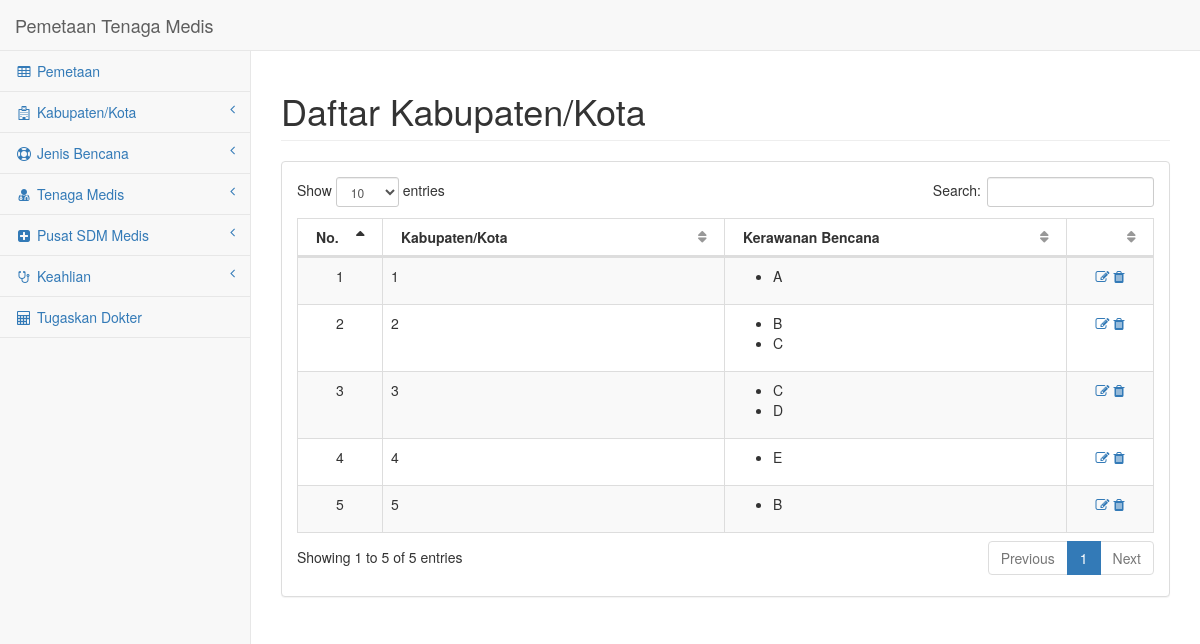
/index.php/main/daftar_kab_kota, run on an earlier commit of the app's database.
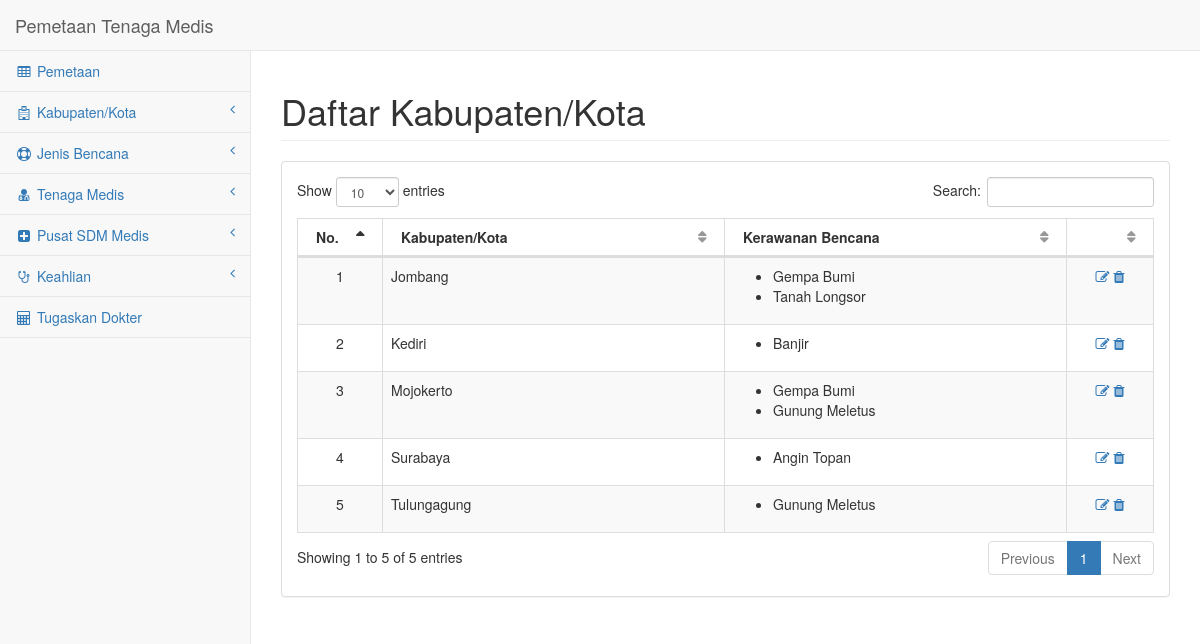
And on a later commit of the database.
### tables this page shows
CREATE TABLE IF NOT EXISTS `kab_kota` (
  `id_kota` int(10) NOT NULL,
  `nama_kota` varchar(20) NOT NULL
);

CREATE TABLE IF NOT EXISTS `bencana` (
  `id_bencana` int(10) NOT NULL,
  `nama_bencana` varchar(20) NOT NULL
);

### application/controllers/Main.php (called while the page is built, shortened)
<?php
class Main extends CI_Controller
{
	public function daftar_kab_kota()
	{
		$this->load->model('kab_kota_model');
		$data['kab_kota'] = $this->kab_kota_model->get();
		$this->load->view('master/header');
		$this->load->view('kab_kota/daftar', $data);
		$this->load->view('master/footer');
	}
}

### index.php (called while the page is built, shortened)
<?php
require_once BASEPATH.'core/CodeIgniter.php';

### application/models/Kab_kota_model.php (called while the page is built, shortened)
<?php
class Kab_kota_model extends CI_Model
{
	public function get()
	{
		$this->db->select('kab_kota.id_kota, kab_kota.nama_kota, bencana.nama_bencana');
		$this->db->from('kab_kota, bencana, rawan_akan');
		$this->db->where('kab_kota.id_kota = rawan_akan.id_kota and bencana.id_bencana = rawan_akan.id_bencana');
		$this->db->order_by('kab_kota.nama_kota, bencana.nama_bencana', 'asc');
		$query = $this->db->get();
		return $query;
	}
}

### application/views/kab_kota/daftar.php (the view)
<div id="page-wrapper">
    <div class="row">
        <div class="col-lg-12">
            <h1 class="page-header">Daftar Kabupaten/Kota</h1>
        </div>
    </div>
    <div class="row">
        <div class="col-lg-12">
            <div class="panel panel-default">
                <div class="panel-body">
                    <div class="dataTable_wrapper">
                        <table class="table table-striped table-bordered table-hover" id="dataTables-example">
                            <thead>
                                <tr>
                                    <th class="col-sm-1">No.</th>
                                    <th class="col-sm-4">Kabupaten/Kota</th>
                                    <th class="col-sm-4">Kerawanan Bencana</th>
                                    <th class="col-sm-1"></th>
                                </tr>
                            </thead>
                            <tbody>
                            <?php
                                $i = 0; $j = 1;
                                $n = $kab_kota->num_rows();
                                while($i < $n)
                                {
                                    $row = $kab_kota->row($i);
                                    echo '<tr>';
                                        echo '<td class="text-center">'.$j.'</td>';
                                        echo '<td>'.$row->nama_kota.'</td>';
                                        echo '<td><ul>';
                                            $id = $row->id_kota;
                                            while($id == $row->id_kota && $i < $n)
                                            {
                                                echo '<li>'.$row->nama_bencana.'</li>';
                                                $i++;
                                                $row = $kab_kota->row($i);
                                            }
                                        echo '</ul></td>';
                                    echo '<td class="text-center">
                                        <a href="'.site_url("main/ubah_kab_kota/".$id).'" title="Ubah Data">
                                            <i class="fa fa-edit"></i>
                                        </a>
                                        <a href="#" class="modal-anchor" data-toggle="modal" data-target="#pageModal" data-key="'.$id.'" data-task="delete_kab_kota" title="Hapus Data">
                                            <i class="fa fa-trash"></i>
                                        </a>
                                    </td>';
                                    $j++;
                                }
                            ?>
                            </tbody>
                        </table>
                    </div>
                </div>
            </div>
        </div>
    </div>
</div>

### application/views/master/header.php (shortened to what this page needs)
<!DOCTYPE html>
<html lang="en">
<head>
    <link href="<?php echo base_url() ?>assets/css/bootstrap.min.css" rel="stylesheet">
    <link href="<?php echo base_url() ?>assets/css/metisMenu.min.css" rel="stylesheet">
    <link href="<?php echo base_url() ?>assets/css/dataTables.bootstrap.css" rel="stylesheet">
    <link href="<?php echo base_url() ?>assets/css/dataTables.responsive.css" rel="stylesheet">
    <link href="<?php echo base_url() ?>assets/css/sb-admin-2.css" rel="stylesheet">
    <link href="<?php echo base_url() ?>assets/css/font-awesome.min.css" rel="stylesheet" type="text/css">
</head>
<body>
    <div id="wrapper">
        <nav class="navbar navbar-default navbar-static-top" role="navigation" style="margin-bottom: 0">
            <div class="navbar-header">
                <a class="navbar-brand">Pemetaan Tenaga Medis</a>
            </div>
            <div class="navbar-default sidebar" role="navigation">
                <div class="sidebar-nav navbar-collapse">
                    <ul class="nav" id="side-menu">
                        <li>
                            <a href="<?php echo site_url("main/index") ?>"><i class="fa fa-table fa-fw"></i> Pemetaan</a>
                        </li>
                        <li>
                            <a href="#"><i class="fa fa-hospital-o fa-fw"></i> Kabupaten/Kota<span class="fa arrow"></span></a>
                        </li>
                        <li>
                            <a href="#"><i class="fa fa-life-ring fa-fw"></i> Jenis Bencana<span class="fa arrow"></span></a>
                        </li>
                        <li>
                            <a href="#"><i class="fa fa-user-md fa-fw"></i> Tenaga Medis<span class="fa arrow"></span></a>
                        </li>
                        <li>
                            <a href="#"><i class="fa fa-plus-square fa-fw"></i> Pusat SDM Medis<span class="fa arrow"></span></a>
                        </li>
                        <li>
                            <a href="#"><i class="fa fa-stethoscope fa-fw"></i> Keahlian<span class="fa arrow"></span></a>
                        </li>
						<li>
                            <a href="#"><i class="fa fa-calculator fa-fw"></i> Tugaskan Dokter</span></a>
                        </li>
                    </ul>
                </div>
            </div>
        </nav>

### application/views/master/footer.php (shortened to what this page needs)
    </div>
</body>
</html>

### assets/css/sb-admin-2.css (style rules this page uses)
body { background-color: #f8f8f8; }
#wrapper { width: 100%; }
#page-wrapper { padding: 0 15px; min-height: 568px; background-color: #fff; }
@media (min-width:768px) { #page-wrapper { position: inherit; margin: 0 0 0 250px; padding: 0 30px; border-left: 1px solid #e7e7e7; } }
.sidebar .sidebar-nav.navbar-collapse { padding-right: 0; padding-left: 0; }
.sidebar ul li { border-bottom: 1px solid #e7e7e7; }
.sidebar .arrow { float: right; }
.sidebar .fa.arrow:before { content: "\f104"; }
@media (min-width:768px) { .sidebar { z-index: 1; position: absolute; width: 250px; margin-top: 51px; } }
table.dataTable thead .sorting, table.dataTable thead .sorting_asc, table.dataTable thead .sorting_desc, table.dataTable thead .sorting_asc_disabled, table.dataTable thead .sorting_desc_disabled { background: 0 0; }
table.dataTable thead .sorting_asc:after { content: "\f0de"; float: right; font-family: fontawesome; }
table.dataTable thead .sorting:after { content: "\f0dc"; float: right; font-family: fontawesome; color: rgba(50,50,50,.5); }

What changed in the data, as far as the page shows it:
changed kab_kota: nama_kota "3" → "Jombang"; bencana.nama_bencana "C" → "Gempa Bumi"; bencana.nama_bencana "D" → "Tanah Longsor"
changed kab_kota: nama_kota "4" → "Kediri"; bencana.nama_bencana "E" → "Banjir"
changed kab_kota: nama_kota "2" → "Mojokerto"; bencana.nama_bencana "B" → "Gempa Bumi"; bencana.nama_bencana "C" → "Gunung Meletus"; moves down the list
changed kab_kota: nama_kota "1" → "Surabaya"; bencana.nama_bencana "A" → "Angin Topan"; moves down the list
changed kab_kota: nama_kota "5" → "Tulungagung"; bencana.nama_bencana "B" → "Gunung Meletus"
